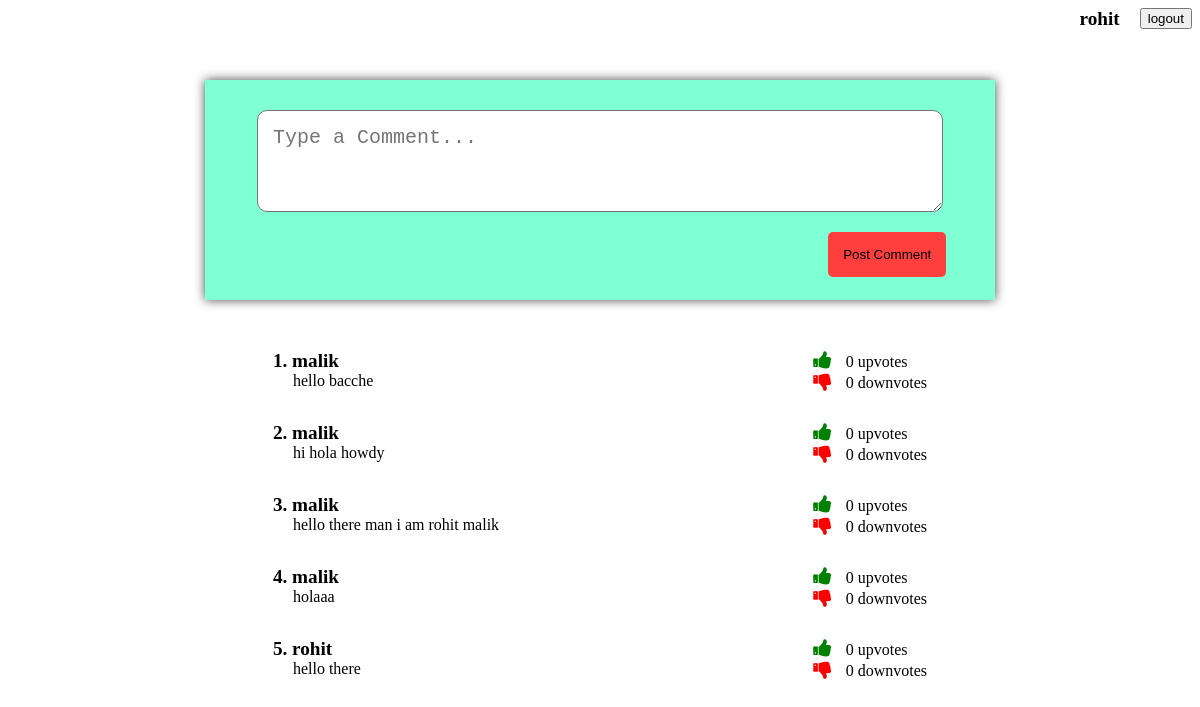
Page /index.php (signed in) on the committed database.
### tables this page shows
CREATE TABLE `users_info` (
  `id` int(255) NOT NULL,
  `username` varchar(255) NOT NULL,
  `password` varchar(255) NOT NULL
);

CREATE TABLE `users` (
  `id` int(255) NOT NULL,
  `username` varchar(255) NOT NULL,
  `content` text NOT NULL,
  `upvote` int(255) NOT NULL,
  `downvote` int(255) NOT NULL
);

### Huser.php (called while the page is built, shortened)
<?php
class Huser{
    public static function get_my_username(){
        global $database;
        $session_id = $_SESSION['uid'];
        $sql = "SELECT username FROM users_info WHERE id='{$session_id}'";
		$result = $database->query($sql);
		if (mysqli_num_rows($result) == 1) {
			$data = mysqli_fetch_assoc($result);
			return $data['username'];
		}
    }
    public static function get_user_posts(){
        global $database;
        $sql = "SELECT * FROM `users`";
        $result = $database->query($sql);
        if (mysqli_num_rows($result) >= 1) return $result;
        return false;
    }
}
?>

### hdatabase.php (called while the page is built, shortened)
<?php
class Hdatabase{
	public $connection;
	public function dbcon_setup(){
		$this->connection = new mysqli(DB_HOST,DB_USER,DB_PASS,DB_NAME);
	}
	public function query($sql){
		$result = $this->connection->query($sql);
		return $result;
	}
}
$database = new Hdatabase();
?>

### index.php (the view, shortened to what this page needs)
<?php require_once 'header.php' ?>
<?php require_once 'add_post.php' ?>
<!DOCTYPE html>
<html lang="en">
<head>
</head>
<body>
    <div class="posts_list">
        <?php
            $list_of_posts = Huser::get_user_posts();
            if($list_of_posts){
                $count = 1;
                while($rows = mysqli_fetch_assoc($list_of_posts)){
                    $posts[] = $rows;
                }
                $posts = array_reverse($posts);
                foreach($posts as $rows){
                    ?>
                    <div style="display: flex; justify-content: space-between; margin-bottom: 30px;">
                        <div>
                            <div style="font-size: larger;">
                                <strong><?php echo $count.".  ".$rows['username']; ?></strong>
                            </div>
                            <div style="padding-left: 20px;">
                                <?php echo $rows['content']; ?>
                            </div>
                        </div>
                        <div>
                            <div>
                                <i class="fa fa-thumbs-up" style="font-size:20px;color:green; margin-right:10px;"></i>
                                <?php echo $rows['upvote']." upvotes"; ?>
                            </div>
                            <div>
                                <i class="fa fa-thumbs-down" style="font-size:20px;color:red; margin-right:10px;"></i>
                                <?php echo $rows['downvote']." downvotes"; ?>
                            </div>
                        </div>
                    </div>
                    <?php
                    $count++;
                }
            }
        ?>
    </div>
</body>
</html>

### header.php (shortened to what this page needs)
<!DOCTYPE html>
<html lang="en">
<head>
    <link rel="stylesheet" href="https://cdnjs.cloudflare.com/ajax/libs/font-awesome/4.7.0/css/font-awesome.min.css">
</head>
<body>
    <header style="display: flex; justify-content: space-between;">
        <div style="display: flex; justify-content: space-around;">
            <div style="font-size: larger;">
                <?php
                    $my_username = Huser::get_my_username();
                ?>
                <strong><?php echo $my_username; ?></strong>
            </div>
            <form action="index.php" method="POST" style="margin-left: 20px;">
                <input type="submit" name="logout" value='logout' />
            </form>
        </div>
    </header>
</body>
</html>

### add_post.php (shortened to what this page needs)
<!DOCTYPE html>
<html lang="en">
<head>
    <link rel="stylesheet" href="./styles.css">
</head>
<body>
    <form action="index.php" method="POST" class="main">
        <textarea name="content" placeholder="Type a Comment..." rows="5" cols="100" class="textarea"></textarea>
        <input type="submit" name="post" value="Post Comment" class="post" />
    </form>
</body>
</html>

### styles.css (style rules this page uses)
.main { background-color: aquamarine !important; width: 65%; margin: 50px auto; height: 200px; padding: 10px; -webkit-box-shadow: 0 0 10px rgb(73, 73, 73); box-shadow: 0 0 10px rgb(73, 73, 73); }
.textarea { display: block; width: 85%; height: 70px; margin: 20px auto; padding: 15px; font-size:20px; border-radius: 10px; }
textarea::placeholder { font-size: 20px; }
.post { float: right; padding: 15px; border-radius: 5px; border: none; margin-right: 5%; background-color: rgb(255, 62, 62); }
.posts_list { width: 55.25%; margin: auto; }

### rows in the picture
users_info: username "rohit"
users: username "malik", content "hello bacche", upvote "0", downvote "0"
users: username "malik", content "hi hola howdy", upvote "0", downvote "0"
users: username "malik", content "hello there man i am rohit malik", upvote "0", downvote "0"
users: username "malik", content "holaaa", upvote "0", downvote "0"
users: username "rohit", content "hello there", upvote "0", downvote "0"
